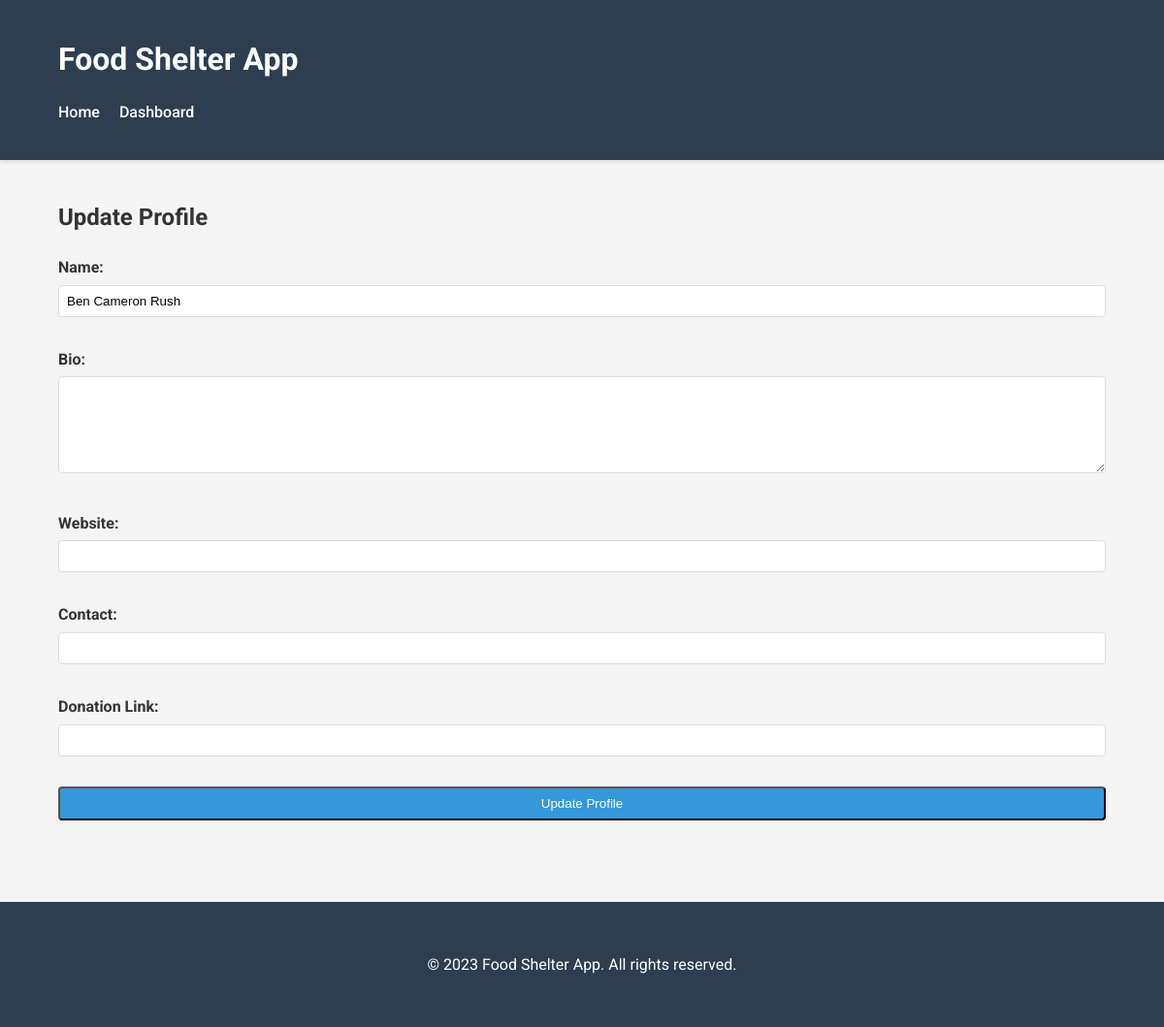
Before: /update_profile (signed in) with the older database file.
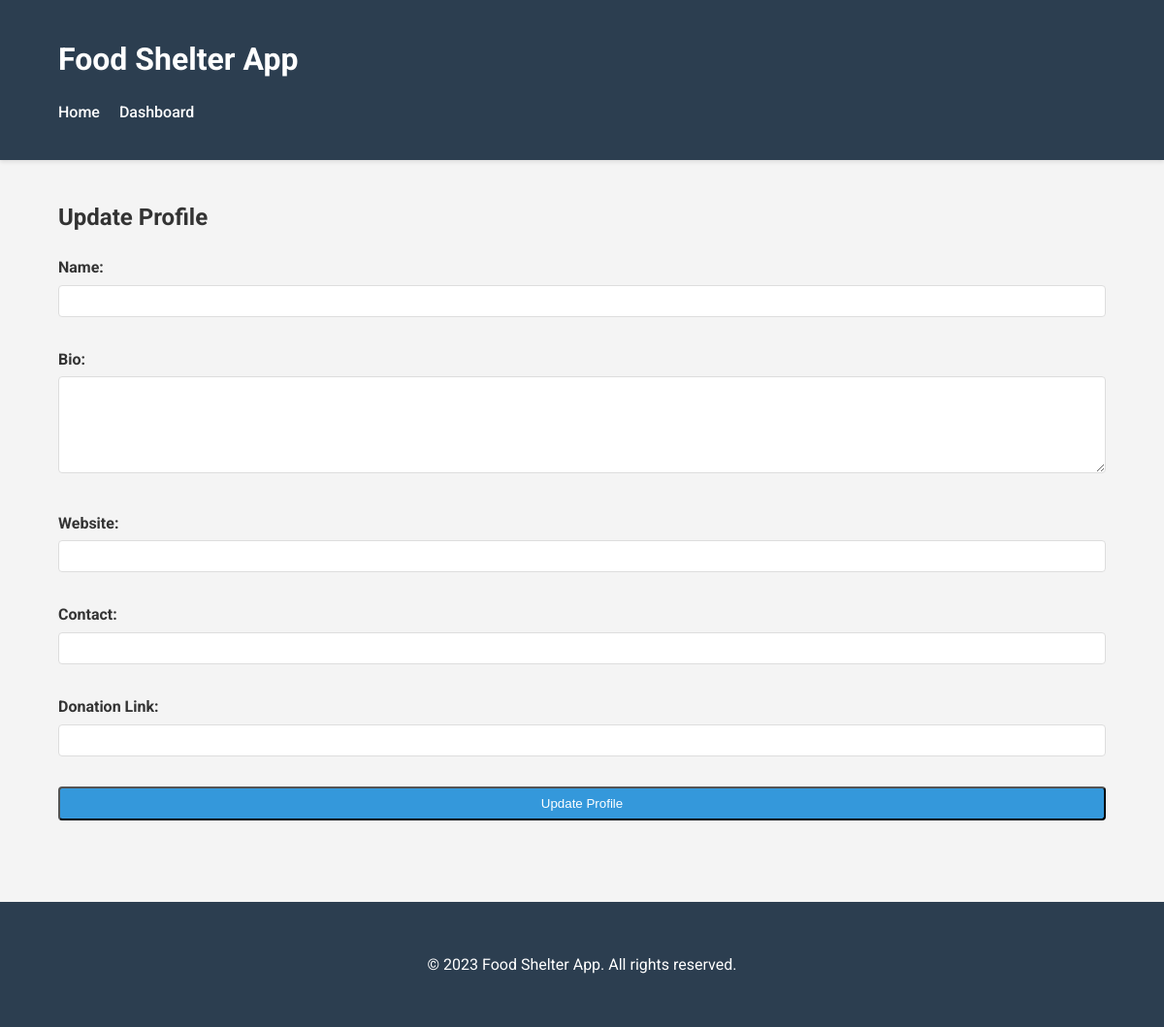
After: the same page with the newer database file.
### app.py (models this page shows)
class User(UserMixin, db.Model):
    id = db.Column(db.Integer, primary_key=True)
    email = db.Column(db.String(120), unique=True, nullable=False)
    password_hash = db.Column(db.String(128))
    name = db.Column(db.String(100), nullable=True)
    bio = db.Column(db.Text, nullable=True)
    website = db.Column(db.String(200), nullable=True)
    contact = db.Column(db.String(100), nullable=True)
    notes = db.relationship('Note', backref='user', lazy=True)
    volunteers = db.relationship('Volunteer', backref='user', lazy=True)
    budget_entries = db.relationship('Budget', backref='user', lazy=True)
    donations = db.relationship('Donation', backref='user', lazy=True)
    role = db.Column(db.String(20), nullable=False, default='user')
    donation_link = db.Column(db.String(200), nullable=True)

### app.py (the view, shortened to what this page needs)
@app.route('/update_profile', methods=['GET', 'POST'])
@login_required
def update_profile():
    return render_template('update_profile.html')

### app.py (called while the page is built)
@login_manager.user_loader
def load_user(user_id):
    return db.session.get(User, int(user_id))

### templates/update_profile.html (shortened to what this page needs)
<!DOCTYPE html>
<html lang="en">
<head>
    <link rel="stylesheet" href="{{ url_for('static', filename='css/style.css') }}">
</head>
<body>
    <header class="header">
        <div class="container">
            <h1>Food Shelter App</h1>
            <nav>
                <a href="{{ url_for('home') }}" class="nav-link">Home</a>
                <a href="{{ url_for('dashboard') }}" class="nav-link">Dashboard</a>
            </nav>
        </div>
    </header>
    <main class="container">
        <section class="update-profile-section">
            <h2>Update Profile</h2>
            <form method="POST" class="update-form">
                <div class="form-group">
                    <label for="name">Name:</label>
                    <input type="text" id="name" name="name" value="{{ current_user.name or '' }}">
                </div>
                <div class="form-group">
                    <label for="bio">Bio:</label>
                    <textarea id="bio" name="bio">{{ current_user.bio or '' }}</textarea>
                </div>
                <div class="form-group">
                    <label for="website">Website:</label>
                    <input type="text" id="website" name="website" value="{{ current_user.website or '' }}">
                </div>
                <div class="form-group">
                    <label for="contact">Contact:</label>
                    <input type="text" id="contact" name="contact" value="{{ current_user.contact or '' }}">
                </div>
                <div class="form-group">
                    <label for="donation_link">Donation Link:</label>
                    <input type="text" id="donation_link" name="donation_link" value="{{ current_user.donation_link or '' }}">
                </div>
                <button type="submit" class="btn btn-update">Update Profile</button>
            </form>
        </section>
    </main>
    <footer>
        <div class="container">
            <p>&copy; 2023 Food Shelter App. All rights reserved.</p>
        </div>
    </footer>
</body>
</html>

Changed rows visible on the page:
no longer on this page (row edited): User: name "Ben Cameron Rush"
